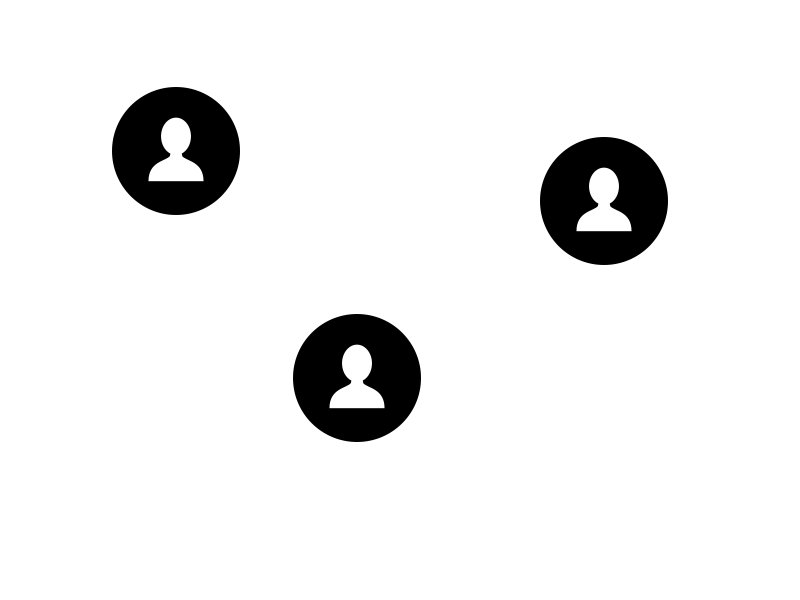
#> input picture images/template-matching-user.jpg, 800 x 600 px
$ python template-matching-multi.py   (Python 2 division)
#> lines starting #> are read from the running program, lines starting #| are printed output that depends on the picture
# -*- coding: utf-8 -*-

import numpy as np
import cv2

# load a color image
img = cv2.imread('images/template-matching-user.jpg', cv2.IMREAD_COLOR)
#> img is the input picture: shape (600, 800, 3); min 0, max 255, mean 237.6

# transform from RGB to GRAY scale image
gray = cv2.cvtColor(img, cv2.COLOR_RGB2GRAY)

# load template image
template = cv2.imread('images/user.png', cv2.IMREAD_COLOR)
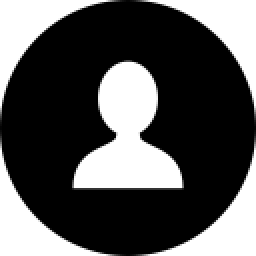
#> input picture images/user.png, 128 x 128 px (shown 2 times larger)
#> template is the input picture: shape (128, 128, 3); min 0, max 255, mean 85.4

# transform from RGB to GRAY scale image
gray_template = cv2.cvtColor(template, cv2.COLOR_RGB2GRAY)
h, w = gray_template.shape
#> h = 128; w = 128

# template matching
res = cv2.matchTemplate(gray, gray_template, cv2.TM_CCOEFF_NORMED)
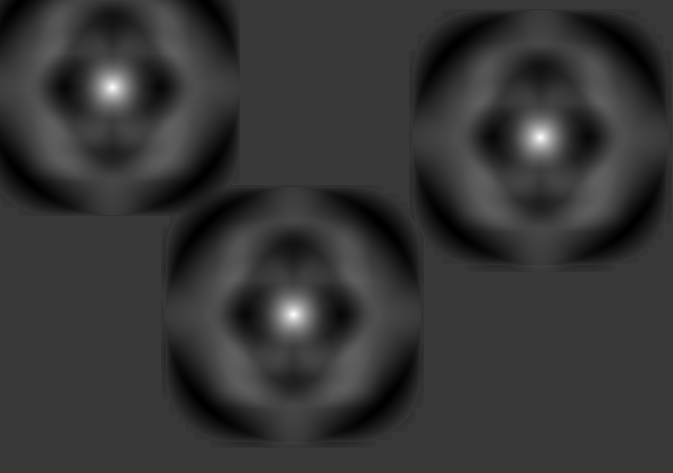
#> res: shape (473, 673) float32; min -0.29, max 1, mean -0.0153; drawn with min black and max white

# threshold
threshold = 0.99

# select matching points
loc = np.where(res >= threshold)
#> loc = ([87, 137, 314], [112, 540, 293])

print loc
#| (array([ 87, 137, 314]), array([112, 540, 293]))

# draw rectangles
for pt in zip(*loc[::-1]):
    print pt
    pt2 = (pt[0] + w, pt[1] + h)
    cv2.rectangle(gray, pt, pt2, 0x66)
#> this loop made 3 passes
#> (pt, pt2) on passes 1 to 3: ((112, 87), (240, 215)), ((540, 137), (668, 265)), ((293, 314), (421, 442))
#| (112, 87)
#| (540, 137)
#| (293, 314)
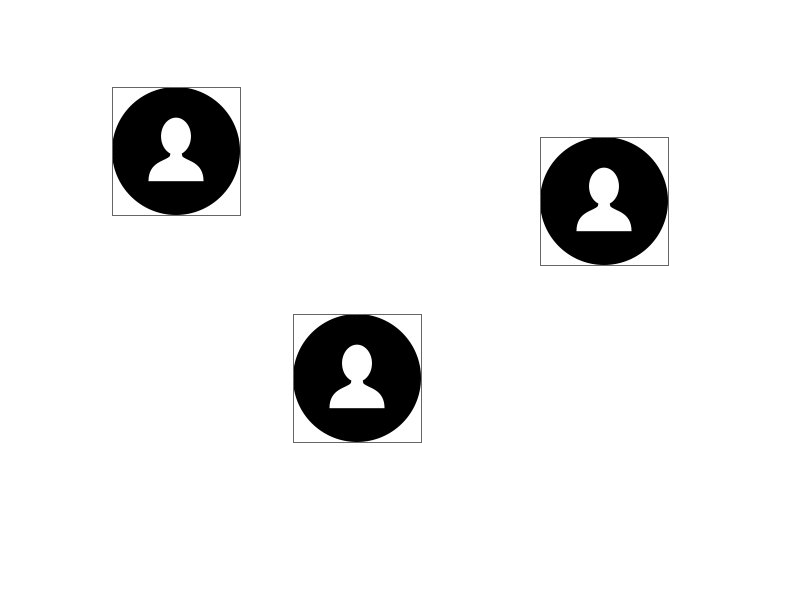
#> gray: shape (600, 800); min 0, max 255, mean 237.2

cv2.imshow('gray', gray)
cv2.imshow('gray template', gray_template)
cv2.waitKey(0)
cv2.destroyAllWindows()
